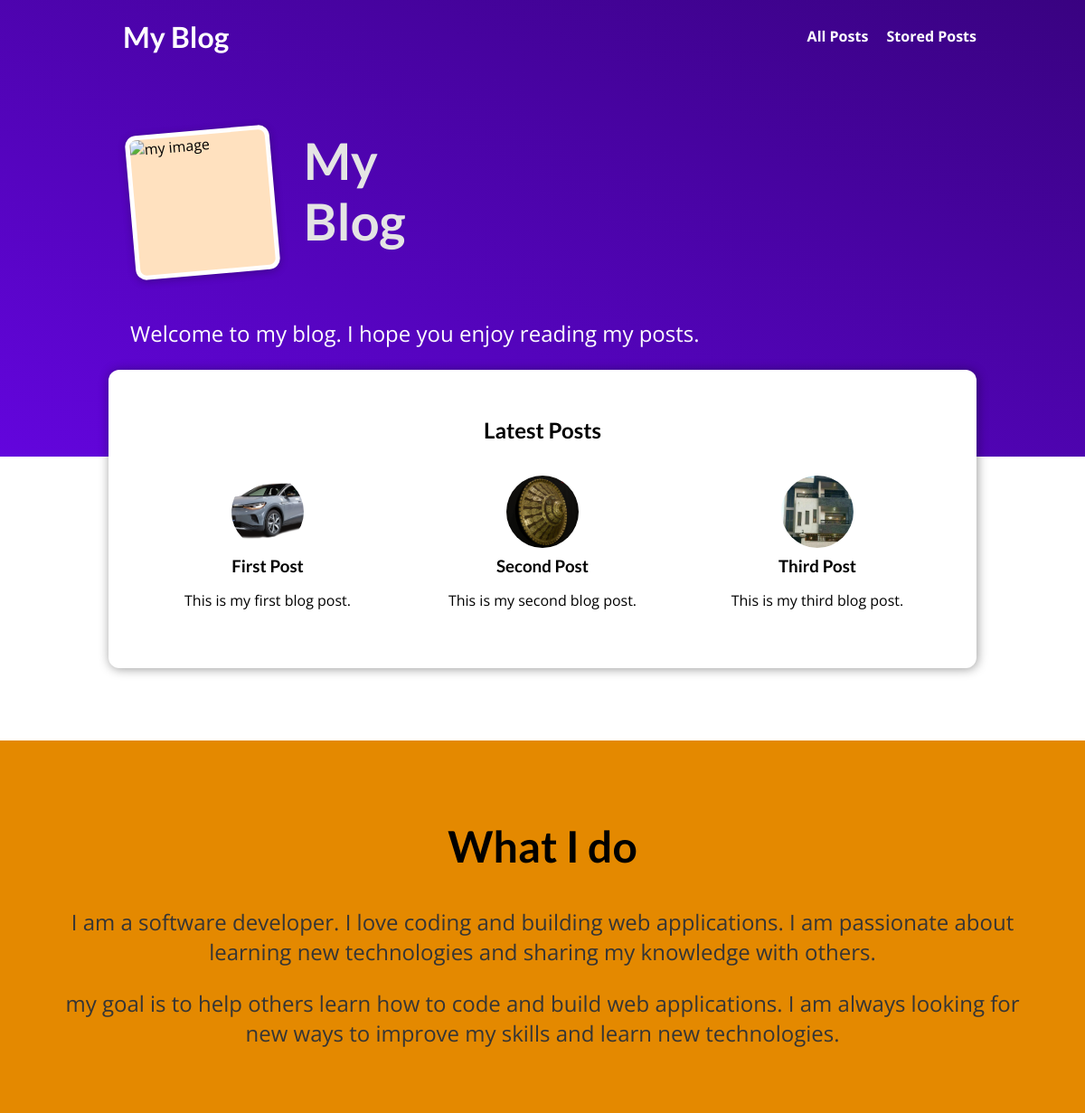
The page / on the database its author committed.
### blog/models.py (models this page shows)
class Post(models.Model):
    title = models.CharField(max_length=150)
    excerpt = models.CharField(max_length=200)
    image = models.ImageField(upload_to="posts" , null=True)
    date = models.DateField(auto_now=True)
    slug = models.SlugField(unique=True , db_index=True)
    content = models.TextField(validators=[MinLengthValidator(10)])
    author = models.ForeignKey(Author, on_delete=models.SET_NULL, null=True, related_name="posts")
    tags = models.ManyToManyField(Tag)

### blog/views.py (the view)
# urls.py: path("" , views.StartingPageView.as_view() , name="starting-page") ,
class StartingPageView(ListView):
    template_name = "blog/index.html"
    model = Post
    ordering = ["-date"]
    context_object_name = "posts"
    def get_queryset(self):
        queryset = super().get_queryset()
        data = queryset[:3]
        return data

### blog/templates/blog/index.html (shortened to what this page needs)
{% extends "base.html" %}
{% load static %}
{% block css_files %}
    <link rel="stylesheet" href="{% static 'blog/post.css' %}">
    <link rel="stylesheet" href="{% static 'blog/index.css' %}">
{% endblock %}
{% block content %}
    <section id="welcome">
        <header>
            <img src="{% static "blog/images/max.png" %}" alt="my image" />
            <h2>My Blog</h2>
        </header>
        <p>
            Welcome to my blog. I hope you enjoy reading my posts.
        </p>
    </section>
    <section id="latest-posts">
        <h2>Latest Posts</h2>
        <ul>
            {% for post in posts %}
                {% include "blog/includes/post.html" %}
            {% endfor %}
        </ul>
    </section>
    <section id="about">
        <h2>
            What I do
        </h2>
        <p>
            I am a software developer. I love coding and building web applications. I am passionate about learning new technologies and sharing my knowledge with others.
        </p>
        <p>
            my goal is to help others learn how to code and build web applications. I am always looking for new ways to improve my skills and learn new technologies.
        </p>
    </section>
{% endblock %}

### blog/templates/blog/includes/post.html
<li>
    <article class="post">
     <a href="{% url "post-detail-page" post.slug %}">
         <img src="{{ post.image.url }}" alt="{{ post.title }}" />
         <div class="post__content">
             <h3>{{ post.title }}</h3>
             <p>
                {{ post.excerpt }}
             </p>
         </div>
     </a>
    </article>
 </li>

### static/app.css (style rules this page uses)
* { box-sizing: border-box; }
html { font-family: 'Open Sans', 'Lato', sans-serif; }
body { margin: 0; }
h1, h2, h3 { font-family: 'Lato', sans-serif; font-weight: bold; }

### blog/static/blog/post.css (style rules this page uses)
.post { display: flex; flex-direction: column; align-items: center; text-align: center; }
.post a { text-decoration: none; color: black; transition: all 0.2s ease; padding: 1rem; }
.post img { width: 5rem; height: 5rem; object-fit: cover; border-radius: 50%; }
.post h3 { margin: 0.25rem 0; }

### blog/static/blog/index.css (style rules this page uses)
#welcome { background: linear-gradient(to right top, #6305dd, #390281); padding: 6rem 12%; }
#welcome header { display: flex; align-items: flex-start; margin: 3rem auto; }
#welcome img { width: 10rem; height: 10rem; object-fit: cover; object-position: top; border: 5px solid white; border-radius: 12px; background-color: #ffe1bf; transform: rotateZ(-5deg); box-shadow: 0 2px 8px rgba(0, 0, 0, 0.25); }
#welcome h2 { font-size: 3.5rem; margin: 0 0 0 2rem; color: #e4e4e4; width: 10rem; }
#welcome p { color: white; font-size: 1.5rem; }
#latest-posts { background-color: white; padding: 2rem; border-radius: 12px; width: 60rem; margin: -6rem auto 2rem auto; box-shadow: 1px 1px 12px rgba(0, 0, 0, 0.4); }
#latest-posts h2 { text-align: center; }
#latest-posts ul { list-style: none; margin: 0; padding: 0; display: flex; gap: 1rem; }
#latest-posts li { flex: 1; }
#about { text-align: center; padding: 3rem; background-color: #e48900; margin-top: 5rem; }
#about h2 { font-size: 3rem; }
#about p { font-size: 1.5rem; color: #353535; }

### rows shown on the page
Post: image (picture), title "First Post", excerpt "This is my first blog post."
Post: image (picture), title "Second Post", excerpt "This is my second blog post."
Post: image (picture), title "Third Post", excerpt "This is my third blog post."
